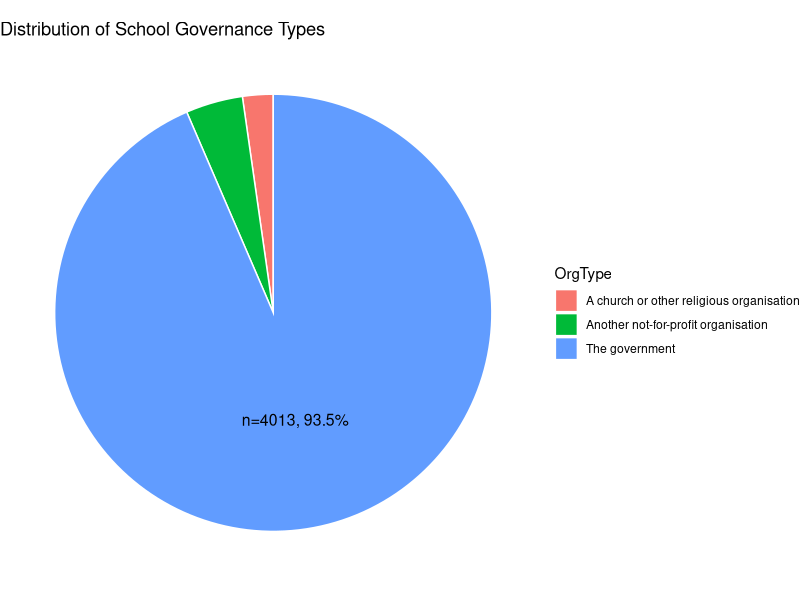
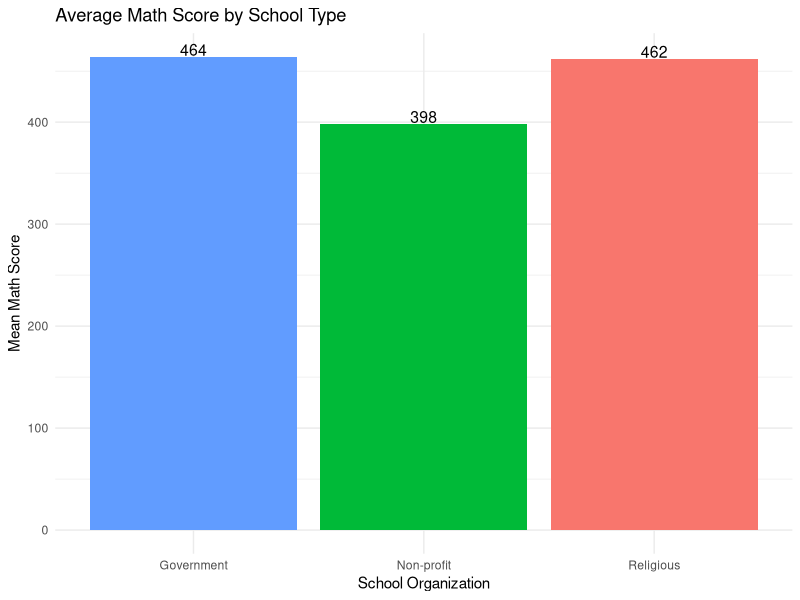
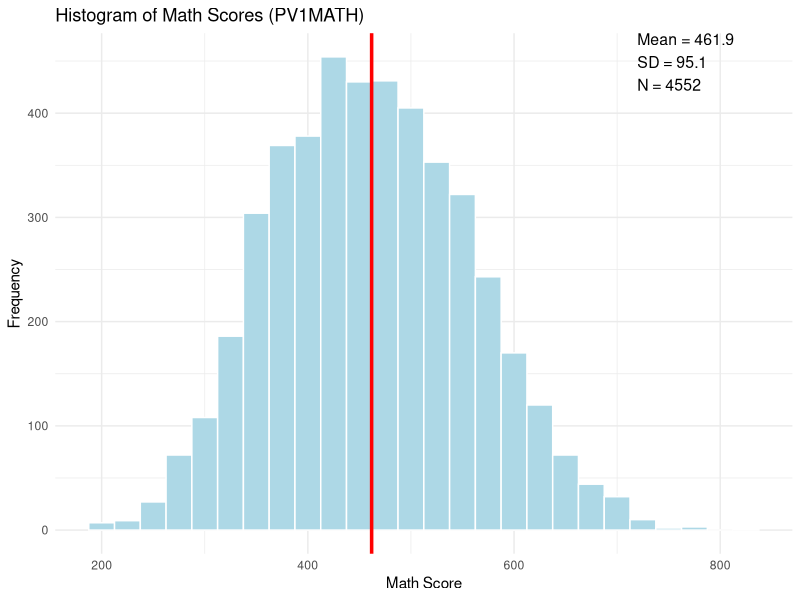
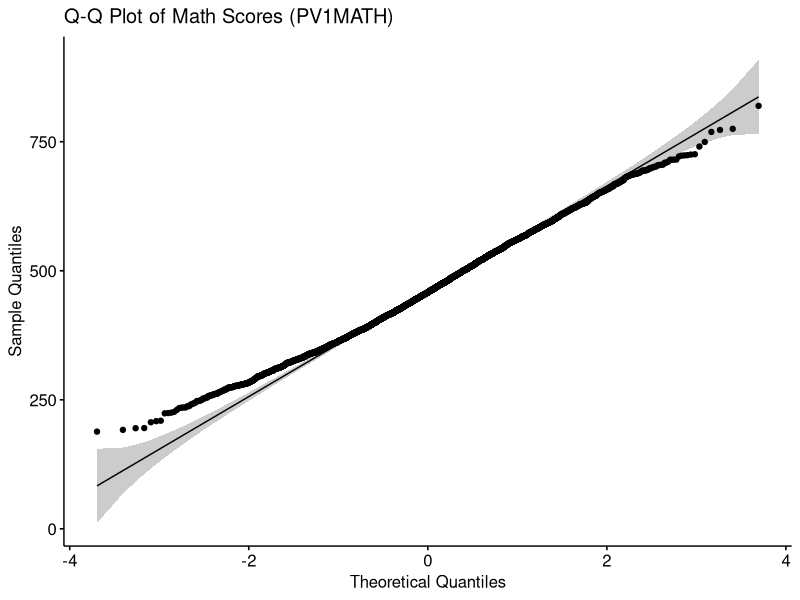
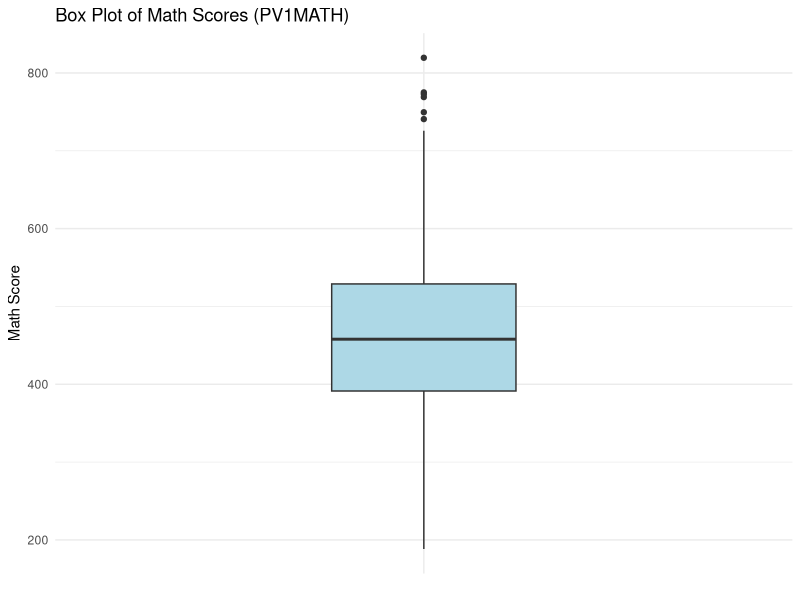
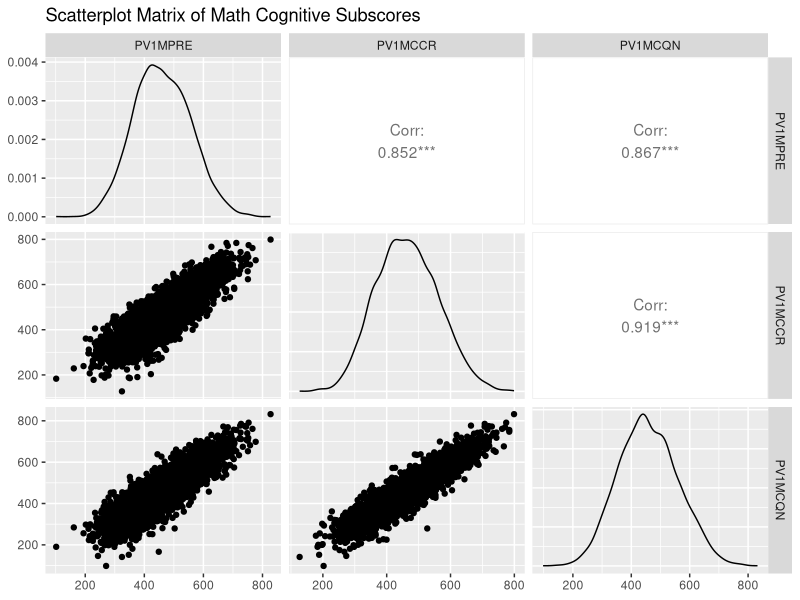

Reproduce these figures in R, in order.
## ---- chunk 1
#| echo: true
#| message: false
#| warning: false
# Load required package 
library(haven) 
library(ggplot2) 
library(dplyr) 
library(car)        # for QQ plot helper if desired 
library(GGally)     # for scatterplot matrix 
library(ggrepel)    # for better text labels in plots 
library(ggpubr)     # for Q-Q plot 
 
# Load the dataset 
data <- read_sav("chapter3/Clean-data_mar6.sav") 
## ---- chunk 2
#| echo: true
#| message: false
#| warning: false
# Convert the SPSS‑labelled variable to an R factor 
data <- data |> mutate(OrgType = as_factor(SC014Q01TA)) 
# Create a frequency table and calculate percentages 
school_org_df <- data |> 
  count(OrgType) |> 
  filter(!is.na(OrgType)) |> # Filter out NA values 
  mutate(Percent = round(100 * n / sum(n), 1)) # Calculate percentage 
school_org_df 
## ---- chunk 3
#| echo: true
#| message: false
#| warning: false
# Create the pie chart 
# Create a label that combines OrgType, Count, and Percent 
school_org_df <- school_org_df |> 
  mutate(Label = ifelse(Percent<5, "", paste0("n=", n, ", ", Percent, "%"))) 
  #data label appear when percentage is greater than 5% 
 
ggplot(school_org_df, aes(x = "", y = n, fill = OrgType)) + 
  geom_bar(width = 1, stat = "identity", color = "white") + 
  coord_polar("y") + #wrapping the bars around a circle, using the y-axis (the count) as the angle for each slice 
  theme_void() + 
  geom_text(aes(label = Label), 
            position = position_stack(vjust = 0.5), 
            size = 4) + 
  labs(title = "Distribution of School Governance Types") 
## ---- chunk 4
#| echo: true
#| message: false
#| warning: false
# Calculate means for each school type 
mean_scores <- data |> 
  group_by(OrgType) |> 
  summarise(MeanMath = round(mean(PV1MATH, na.rm = TRUE))) |> 
  filter(!is.na(OrgType)) 
 
# recode the values for concise display 
mean_scores <- mean_scores |> 
  mutate( 
    SchoolType = case_when( 
      OrgType == "A church or other religious organisation" ~ "Religious", 
      OrgType == "Another not-for-profit organisation" ~ "Non-profit", 
      OrgType == "The government" ~ "Government" 
    ) 
  ) 
mean_scores 
## ---- chunk 5
#| echo: true
#| message: false
#| warning: false
# Plot bar chart 
ggplot(mean_scores, aes(x = SchoolType, y = MeanMath, fill = OrgType)) + 
  geom_col() + 
  geom_text(aes(label = MeanMath),    
          vjust = -0.1,                     # Position labels just above the bar 
          size = 4) +                        
  labs(title = "Average Math Score by School Type", 
       x = "School Organization", 
       y = "Mean Math Score") + 
  theme_minimal() + 
  theme(legend.position = "none") 
## ---- chunk 6
#| echo: true
#| message: false
#| warning: false
# Calculate summary statistics 
mean_math <- mean(data$PV1MATH, na.rm = TRUE) 
sd_math <- sd(data$PV1MATH, na.rm = TRUE) 
n_math <- sum(!is.na(data$PV1MATH)) 
 
# Format summary text 
summary_text <- paste0( 
  "Mean = ", round(mean_math, 1),  
  "\nSD = ", round(sd_math, 1),  
  "\nN = ", n_math 
) 
 
ggplot(data, aes(x = PV1MATH)) + 
  geom_histogram(binwidth = 25, fill = "lightblue", color = "white") + 
  geom_vline(aes(xintercept = mean_math), color = "red", size = 1.2) + 
  labs(title = "Histogram of Math Scores (PV1MATH)", 
       x = "Math Score", y = "Frequency") + 
    annotate( 
    "text", 
    x = max(data$PV1MATH, na.rm = TRUE) - 100, # Adjust as needed 
    y = Inf, label = summary_text, hjust = 0, vjust = 1, 
    size = 4 
  ) + 
  theme_minimal() 
## ---- chunk 7
#| echo: true
#| message: false
#| warning: false
ggqqplot(data$PV1MATH, 
         title = "Q-Q Plot of Math Scores (PV1MATH)", 
         xlab = "Theoretical Quantiles", ylab = "Sample Quantiles") 
## ---- chunk 8
#| echo: true
#| message: false
#| warning: false
# Stem-and-leaf plot 
set.seed(12345) 
subset_scores <- sample(data$PV1MATH, 100) # randomly select 100 scores 
stem(subset_scores) 
## ---- chunk 9
#| echo: true
#| message: false
#| warning: false
# Box plot 
ggplot(data, aes(x = "", y = PV1MATH)) + 
  geom_boxplot(fill = "lightblue", width=0.3) + 
  labs(title = "Box Plot of Math Scores (PV1MATH)", 
       y = "Math Score", x = NULL) + 
  theme_minimal() 
## ---- chunk 10
#| echo: true
#| message: false
#| warning: false
# Subset relevant variables 
math_subscores <- data |> 
  select(PV1MPRE, PV1MCCR, PV1MCQN) 
 
# Plot scatterplot matrix 
ggpairs(math_subscores, 
        title = "Scatterplot Matrix of Math Cognitive Subscores") 
